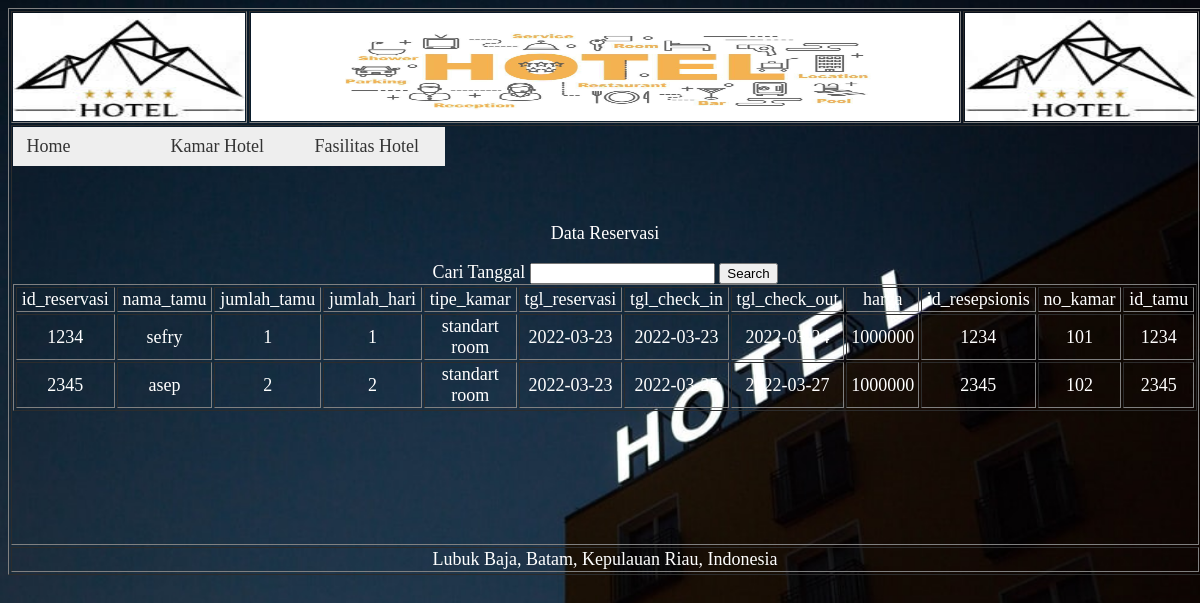
Page /reservasitampil.php on the committed database.
### tables this page shows
CREATE TABLE IF NOT EXISTS `reservasi` (
  `id_reservasi` varchar(10) NOT NULL,
  `nama_tamu` char(30) NOT NULL,
  `jumlah_tamu` varchar(3) NOT NULL,
  `jumlah_hari` varchar(3) NOT NULL,
  `tipe_kamar` char(100) NOT NULL,
  `tgl_reservasi` date NOT NULL,
  `tgl_check_in` date NOT NULL,
  `tgl_check_out` date NOT NULL,
  `harga` varchar(100) NOT NULL,
  `id_resepsionis` varchar(10) NOT NULL,
  `no_kamar` varchar(3) NOT NULL,
  `id_tamu` varchar(10) NOT NULL,
  PRIMARY KEY (`id_reservasi`),
  KEY `id_resepsionis` (`id_resepsionis`),
  KEY `id_tamu` (`id_tamu`)
);

### reservasitampil.php (the view, shortened to what this page needs)
<?php require_once('Connections/hotel1.php'); ?>
<?php
$query_reservasi = "SELECT * FROM reservasi";
$reservasi = mysql_query($query_reservasi, $hotel1) or die(mysql_error());
$row_reservasi = mysql_fetch_assoc($reservasi);
?>
<!DOCTYPE html PUBLIC "-//W3C//DTD XHTML 1.0 Transitional//EN" "http://www.w3.org/TR/xhtml1/DTD/xhtml1-transitional.dtd">
<html xmlns="http://www.w3.org/1999/xhtml">
<head>
<link href="SpryAssets/SpryMenuBarHorizontal.css" rel="stylesheet" type="text/css" />
</head>
<body>
<table width="1124" height="561" border="1" align="center">
  <tr>
    <td width="109" height="88"><img src="image/logo.jpg" width="232" height="108" /></td>
    <td width="755"><img src="image/banner.jpg" width="708" height="108" /></td>
    <td width="109"><img src="image/logo.jpg" alt="" width="232" height="108" /></td>
  </tr>
  <tr>
    <td height="416" colspan="3" valign="top"><ul id="MenuBar1" class="MenuBarHorizontal">
      <li><a href="homeresepsionis.php">Home</a></li>
      <li><a href="kamarhotelresepsionis.php">Kamar Hotel</a></li>
      <li><a href="fasilitashotelresepsionis.php">Fasilitas Hotel</a></li>
    </ul>
      <p>&nbsp;</p>
      <p>&nbsp;</p>
      <p>Data Reservasi</p>
      <form id="form1" name="form1" method="post" action="reservasicari.php">
Cari Tanggal
        <input type="text" name="tgl" id="tgl" />
        <input type="submit" name="button" id="button" value="Search" />
    </form>
      <table border="1" align="center">
        <tr>
          <td width="171">id_reservasi</td>
          <td width="170">nama_tamu</td>
          <td width="180">jumlah_tamu</td>
          <td width="171">jumlah_hari</td>
          <td width="166">tipe_kamar</td>
          <td width="175">tgl_reservasi</td>
          <td width="176">tgl_check_in</td>
          <td width="186">tgl_check_out</td>
          <td width="125">harga</td>
          <td width="186">id_resepsionis</td>
          <td width="158">no_kamar</td>
          <td width="140">id_tamu</td>
        </tr>
        <?php do { ?>
          <tr>
            <td><?php echo $row_reservasi['id_reservasi']; ?></td>
            <td><?php echo $row_reservasi['nama_tamu']; ?></td>
            <td><?php echo $row_reservasi['jumlah_tamu']; ?></td>
            <td><?php echo $row_reservasi['jumlah_hari']; ?></td>
            <td><?php echo $row_reservasi['tipe_kamar']; ?></td>
            <td><?php echo $row_reservasi['tgl_reservasi']; ?></td>
            <td><?php echo $row_reservasi['tgl_check_in']; ?></td>
            <td><?php echo $row_reservasi['tgl_check_out']; ?></td>
            <td><?php echo $row_reservasi['harga']; ?></td>
            <td><?php echo $row_reservasi['id_resepsionis']; ?></td>
            <td><?php echo $row_reservasi['no_kamar']; ?></td>
            <td><?php echo $row_reservasi['id_tamu']; ?></td>
          </tr>
          <?php } while ($row_reservasi = mysql_fetch_assoc($reservasi)); ?>
      </table></td>
  </tr>
  <tr>
    <td colspan="3">Lubuk Baja, Batam, Kepulauan Riau, Indonesia</td>
  </tr>
</table>
</body>
</html>

### SpryAssets/SpryMenuBarHorizontal.css (style rules this page uses)
ul.MenuBarHorizontal { margin: 0; padding: 0; list-style-type: none; font-size: 100%; cursor: default; width: auto; }
ul.MenuBarHorizontal li { margin: 0; padding: 0; list-style-type: none; font-size: 100%; position: relative; text-align: left; cursor: pointer; width: 8em; float: left; }
ul.MenuBarHorizontal a { display: block; cursor: pointer; background-color: #EEE; padding: 0.5em 0.75em; color: #333; text-decoration: none; }

### reservasitampil.php (style rules this page uses)
body,td,th { font-size: 18px; color: #FFF; text-align: center; }
body { background-color: #D6D6D6; background-image: url(image/bg.jpg); background-size: cover; background-repeat: no-repeat; }

### rows in the picture
reservasi: id_reservasi "1234", nama_tamu "sefry", jumlah_tamu "1", jumlah_hari "1", tipe_kamar "standart room", tgl_reservasi "2022-03-23", tgl_check_in "2022-03-23", tgl_check_out "2022-03-24", harga "1000000", id_resepsionis "1234", no_kamar "101", id_tamu "1234"
reservasi: id_reservasi "2345", nama_tamu "asep", jumlah_tamu "2", jumlah_hari "2", tipe_kamar "standart room", tgl_reservasi "2022-03-23", tgl_check_in "2022-03-25", tgl_check_out "2022-03-27", harga "1000000", id_resepsionis "2345", no_kamar "102", id_tamu "2345"
